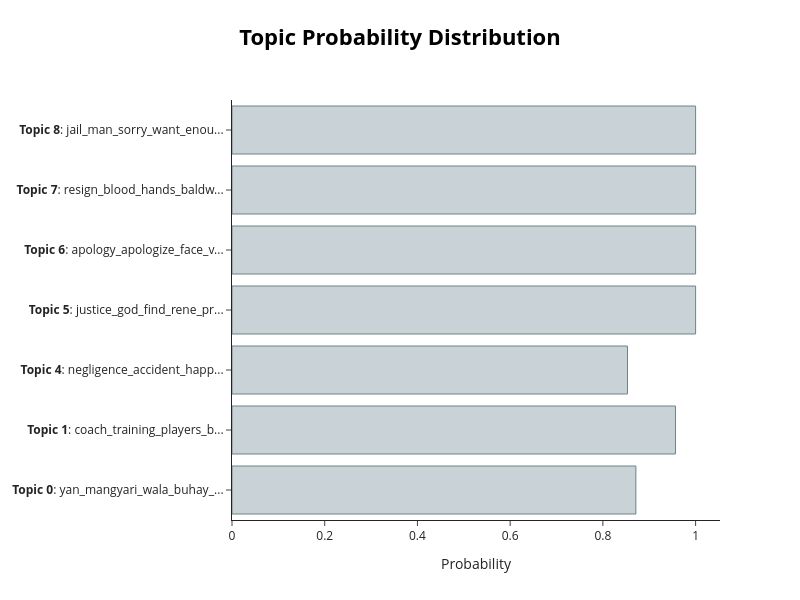

This figure's notebook cell:
### Code cell
topic_model.visualize_distribution(probs, min_probability=0.05)

### Figure 1 — Plotly figure (JSON) as saved in the notebook; plotly's stock layout.template omitted (floating-point values rounded to 4 significant figures)
{"data": [{"marker": {"color": "#C8D2D7", "line": {"color": "#6E8484", "width": 1}}, "orientation": "h", "type": "bar", "x": [0.8712, 0.9567, 0.8531, 1, 1, 1, 1], "y": ["<b>Topic 0</b>: yan_mangyari_wala_buhay_...", "<b>Topic 1</b>: coach_training_players_b...", "<b>Topic 4</b>: negligence_accident_happ...", "<b>Topic 5</b>: justice_god_find_rene_pr...", "<b>Topic 6</b>: apology_apologize_face_v...", "<b>Topic 7</b>: resign_blood_hands_baldw...", "<b>Topic 8</b>: jail_man_sorry_want_enou..."]}], "layout": {"height": 600, "hoverlabel": {"bgcolor": "white", "font": {"family": "Rockwell", "size": 16}}, "title": {"font": {"color": "Black", "size": 22}, "text": "<b>Topic Probability Distribution</b>", "x": 0.5, "xanchor": "center", "y": 0.95, "yanchor": "top"}, "width": 800, "xaxis": {"title": {"text": "Probability"}}}}
